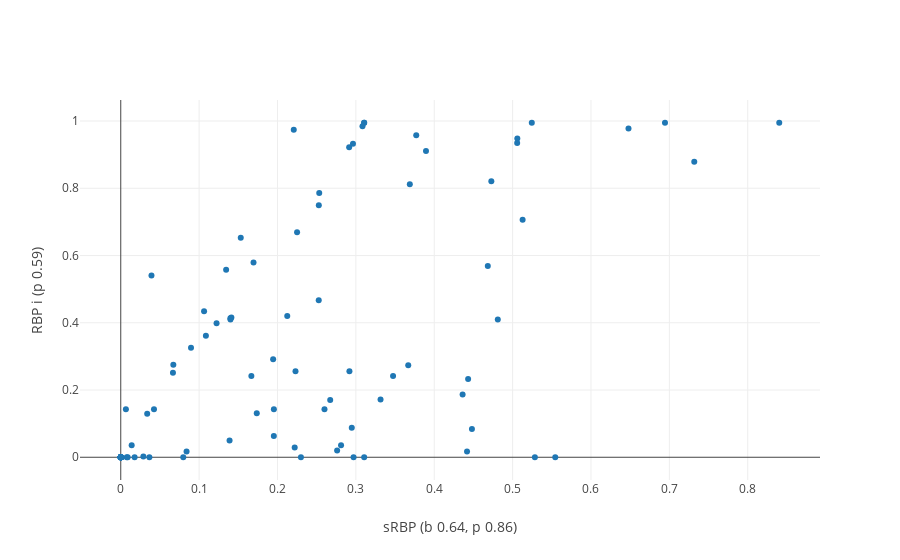
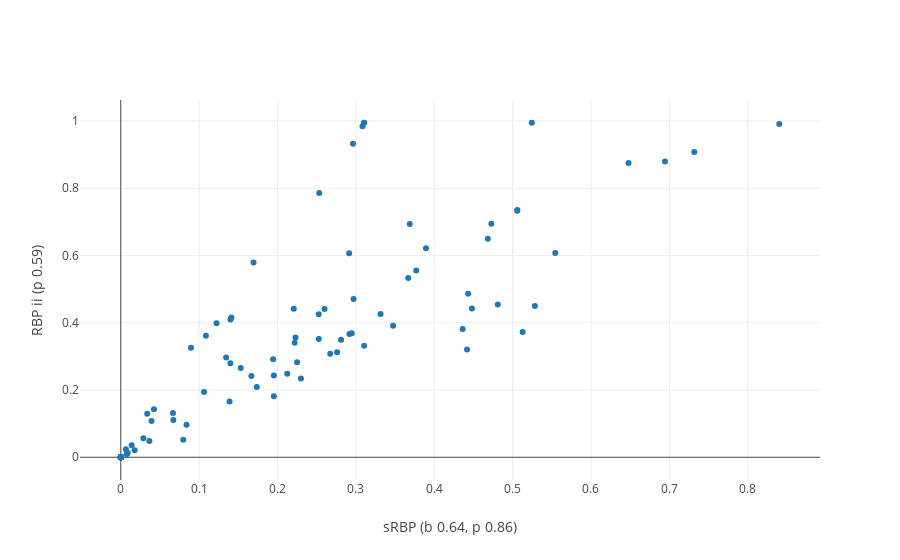
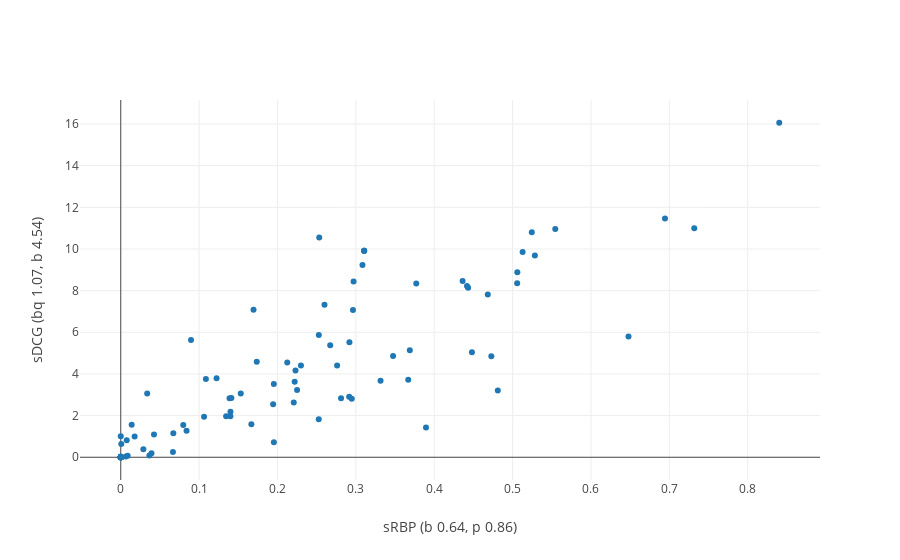
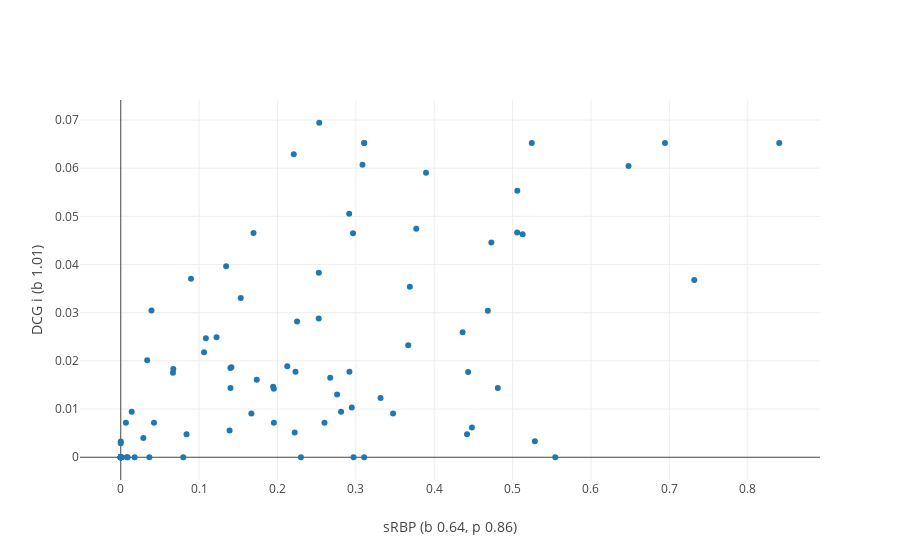

The code cell stored with these charts, in order, in its notebook:
### Code cell
for name1, vs1 in ls:
    for name2, vs2 in ls:
        if name1 > name2:
            plot_scatter(name1, vs1, name2, vs2)
